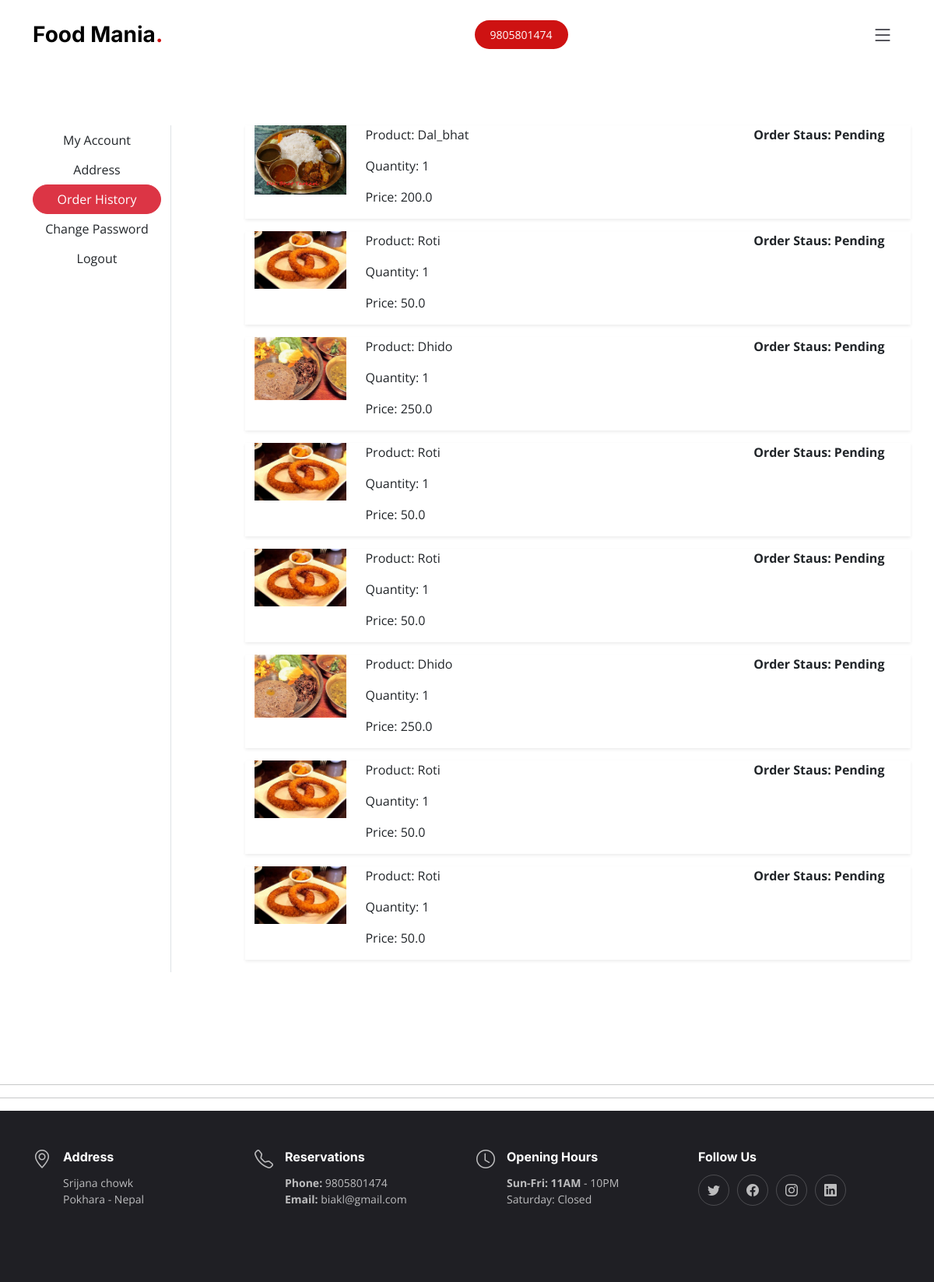
Screenshot of /orders/ (signed in) with the database file from the repository.
### hotel/models.py (models this page shows, shortened)
class OrderPlaced(models.Model):
    user = models.ForeignKey(User, on_delete=models.CASCADE)
    customer = models.ForeignKey(Customer, on_delete=models.CASCADE)
    item = models.ForeignKey(MenuItem, on_delete=models.CASCADE)
    quantity = models.PositiveIntegerField(default=1)
    ordered_date = models.DateTimeField(auto_now_add=True)
    status = models.CharField(
        max_length=50, choices=STATUS_CHOICES, default='Pending')
    @property
    def total_cost(self):
        return self.quantity * self.item.price

class MenuItem(models.Model):
    name = models.CharField(max_length=100)
    price = models.FloatField()
    description = models.TextField()
    category = models.ForeignKey('Category', on_delete=models.CASCADE)
    slug = models.SlugField(unique=True)
    image = models.ImageField(upload_to='menuimg')

### hotel/views.py (the view)
# urls.py: path('orders/', views.orders, name='orders'),
@login_required
def orders(request):
    op = OrderPlaced.objects.filter(user=request.user)
    context = {
        'order_placed': op
    }
    return render(request, 'hotel/orders.html', context)

### hotel/templates/hotel/orders.html (shortened to what this page needs)
{% extends 'hotel/base.html' %} {% load static %}
{% block title %}Orders{% endblock title %} {% block main-content %}
<section>
  <div class="container my-5">
    <div class="row">
      {% include 'hotel/sidebar/bar.html' %}
      <div class="col-sm-9 offset-sm-1">
        {% for op in order_placed %}
        <div class="row shadow-sm mb-3">
          <div class="col-sm-2">
            <img
              src="{{op.item.image.url}}"
              alt=""
              class="img-fluid"
              height="150"
              width="150"
            />
          </div>
          <div class="col-sm-7">
            <p>Product: {{op.item.name}}</p>
            <p>Quantity: {{op.quantity}}</p>
            <p>Price: {{op.total_cost}}</p>
          </div>
          <div class="col-sm-3 fw-bold">
            <p>Order Staus: {{op.status}}</p>
          </div>
        </div>
        {% endfor %}
      </div>
    </div>
  </div>
</section>
{% endblock main-content %}

### hotel/templates/hotel/base.html (shortened to what this page needs)
 {% load static %}
<!DOCTYPE html>
<html lang="en">
  <head>
    <link
      href="{% static 'assets/vendor/bootstrap/css/bootstrap.min.css' %}"
      rel="stylesheet"
    />
    <link
      href="{% static 'assets/vendor/bootstrap-icons/bootstrap-icons.css' %}"
      rel="stylesheet"
    />
    <link href="{% static 'assets/vendor/aos/aos.css' %}" rel="stylesheet" />
    <link
      href="{% static 'assets/vendor/glightbox/css/glightbox.min.css' %}"
      rel="stylesheet"
    />
    <link
      href="{% static 'assets/vendor/swiper/swiper-bundle.min.css' %}"
      rel="stylesheet"
    />
    <link href="{% static 'assets/css/main.css' %}" rel="stylesheet" />
    <link rel="stylesheet" href="{% static 'assets/css/all.min.css' %}" />
    <link
      rel="stylesheet"
      href="https://cdnjs.cloudflare.com/ajax/libs/Chart.js/2.8.0/Chart.min.css"
    />
  </head>
  <body>
    {% include 'user/header.html' %}
    {% block main-content %}{% endblock main-content %}
    <hr />
    <hr />
    {% include 'user/footer.html' %}
  </body>
</html>

### hotel/templates/user/header.html (shortened to what this page needs)
{% load static %}
<header id="header" class="header fixed-top d-flex align-items-center">
  <div class="container d-flex align-items-center justify-content-between">
    <a
      href="{% url 'home' %}"
      class="logo d-flex align-items-center me-auto me-lg-0"
    >
      <h1>Food Mania<span>.</span></h1>
    </a>
        {% url 'home' as url %}
        {% url 'home' as url %}
    <a class="btn-book-a-table" href="#">9805801474</a>
    <i class="mobile-nav-toggle mobile-nav-show bi bi-list"></i>
  </div>
</header>

### hotel/templates/hotel/sidebar/bar.html (shortened to what this page needs)
<div class="col-sm-2 border-end">
  <ul class="list-unstyled">
    <li class="d-grid">
      {% url 'profile' as url%}
      <a
        href="{{url}}"
        class="btn rounded-pill {% if request.path == url %}btn-danger{% endif %}"
        >My Account</a
      >
    </li>
    <li class="d-grid">
      {% url 'address' as url %}
      <a
        href="{{url}}"
        class="btn rounded-pill {% if request.path == url %}btn-danger {% endif %}"
        >Address</a
      >
    </li>
    <li class="d-grid">
      {% url 'orders' as url %}
      <a
        href="{{url}}"
        class="btn rounded-pill {% if request.path == url %}btn-danger {% endif %}"
        >Order History</a
      >
    </li>
    <li class="d-grid">
      {% url 'passwordchange' as url %}
      <a
        href="{{url}}"
        class="btn rounded-pill {% if request.path == url %}btn-danger {% endif %}"
        >Change Password</a
      >
    </li>
    <li class="d-grid">
      {% url 'logout' as url %}
      <a
        href="{{url}}"
        class="btn rounded-pill {% if request.path == url %}btn-danger {% endif %}"
        >Logout</a
      >
    </li>
  </ul>
</div>

### hotel/templates/user/footer.html (shortened to what this page needs)
{% load static %}
<footer id="footer" class="footer">
  <div class="container">
    <div class="row gy-3">
      <div class="col-lg-3 col-md-6 d-flex">
        <i class="bi bi-geo-alt icon"></i>
        <div>
          <h4>Address</h4>
          <p>
            Srijana chowk <br />
            Pokhara - Nepal<br />
          </p>
        </div>
      </div>
      <div class="col-lg-3 col-md-6 footer-links d-flex">
        <i class="bi bi-telephone icon"></i>
        <div>
          <h4>Reservations</h4>
          <p>
            <strong>Phone:</strong> 9805801474<br />
            <strong>Email:</strong> biakl@gmail.com<br />
          </p>
        </div>
      </div>
      <div class="col-lg-3 col-md-6 footer-links d-flex">
        <i class="bi bi-clock icon"></i>
        <div>
          <h4>Opening Hours</h4>
          <p>
            <strong>Sun-Fri: 11AM</strong> - 10PM<br />
            Saturday: Closed
          </p>
        </div>
      </div>
      <div class="col-lg-3 col-md-6 footer-links">
        <h4>Follow Us</h4>
        <div class="social-links d-flex">
          <a href="#" class="twitter"><i class="bi bi-twitter"></i></a>
          <a href="#" class="facebook"><i class="bi bi-facebook"></i></a>
          <a href="#" class="instagram"><i class="bi bi-instagram"></i></a>
          <a href="#" class="linkedin"><i class="bi bi-linkedin"></i></a>
        </div>
      </div>
    </div>
  </div>
</footer>

### static/assets/css/main.css (style rules this page uses)
:root { --font-default: "Open Sans", system-ui, -apple-system, "Segoe UI", Roboto, "Helvetica Neue", Arial, "Noto Sans", "Liberation Sans", sans-serif, "Apple Color Emoji", "Segoe UI Emoji", "Segoe UI Symbol", "Noto Color Emoji"; --font-primary: "Amatic SC", sans-serif; --font-secondary: "Inter", sans-serif; }
:root { --color-default: #212529; --color-primary: #ce1212; --color-secondary: #37373f; }
:root { scroll-behavior: smooth; }
body { font-family: var(--font-default); color: var(--color-default); }
a { color: var(--color-primary); text-decoration: none; }
h1, h2, h3, h4, h5, h6 { font-family: var(--font-secondary); }
section { overflow: hidden; padding: 80px 0; }
.header { background: #fff; transition: all 0.5s; z-index: 997; height: 90px; border-bottom: 1px solid #fff; }
.header .logo h1 { font-size: 28px; font-weight: 700; color: #000; margin: 0; font-family: var(--font-secondary); }
.header .logo h1 span { color: var(--color-primary); }
.header .btn-book-a-table, .header .btn-book-a-table:focus { font-size: 14px; color: #fff; background: var(--color-primary); padding: 8px 20px; margin-left: 30px; border-radius: 50px; transition: 0.3s; }
section { scroll-margin-top: 90px; }
@media (max-width: 1279px) { .mobile-nav-show { color: var(--color-secondary); font-size: 28px; cursor: pointer; line-height: 0; transition: 0.5s; z-index: 9999; margin: 0 10px 0 20px; } }
.footer { font-size: 14px; background-color: #1f1f24; padding: 50px 0; color: rgba(255, 255, 255, 0.7); }
.footer .icon { margin-right: 15px; font-size: 24px; line-height: 0; }
.footer h4 { font-size: 16px; font-weight: bold; position: relative; padding-bottom: 5px; color: #fff; }
.footer .footer-links { margin-bottom: 30px; }
.footer .social-links a { display: flex; align-items: center; justify-content: center; width: 40px; height: 40px; border-radius: 50%; border: 1px solid rgba(255, 255, 255, 0.2); font-size: 16px; color: rgba(255, 255, 255, 0.7); margin-right: 10px; transition: 0.3s; }

### rows the page displays
OrderPlaced: item.image (picture), item.name "Dal_bhat", quantity "1", total_cost "200.0", status "Pending"
OrderPlaced: item.image (picture), item.name "Roti", quantity "1", total_cost "50.0", status "Pending"
OrderPlaced: item.image (picture), item.name "Dhido", quantity "1", total_cost "250.0", status "Pending"
OrderPlaced: item.image (picture), item.name "Roti", quantity "1", total_cost "50.0", status "Pending"
OrderPlaced: item.image (picture), item.name "Roti", quantity "1", total_cost "50.0", status "Pending"
OrderPlaced: item.image (picture), item.name "Dhido", quantity "1", total_cost "250.0", status "Pending"
OrderPlaced: item.image (picture), item.name "Roti", quantity "1", total_cost "50.0", status "Pending"
OrderPlaced: item.image (picture), item.name "Roti", quantity "1", total_cost "50.0", status "Pending"
